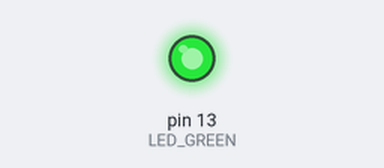
Bench run of a program on a simulated Arduino Uno, built with avr-gcc and run on an emulated ATmega328P. Parts: output pins drawn as LEDs (lit = HIGH).

Above: at 0.2 s.
At 31.2 s:
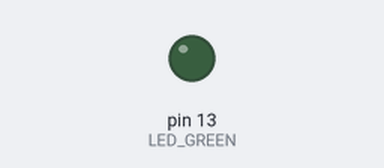
Timing chart, 0 to 32.5 s (numbered marks = the images above):
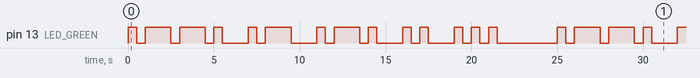

The program:

main.cpp
```cpp
// (licence header left out)
/* Defines -----------------------------------------------------------*/
#define LED_GREEN PB5   // PB5 is AVR pin where green on-board LED
                        // is connected
#define UNIT_DELAY  500 // time in milisenconds
#ifndef F_CPU
# define F_CPU 16000000 // CPU frequency in Hz required for delay funcs
#endif

/* Includes ----------------------------------------------------------*/
#include <avr/io.h>     // AVR device-specific IO definitions
#include <util/delay.h> // Functions for busy-wait delay loops

// -----
// This part is needed to use Arduino functions but also physical pin
// names. We are using Arduino-style just to simplify the first lab.
#include "Arduino.h"
#define PB5 13          // In Arduino world, PB5 is called "13"
// -----


/* Function definitions ----------------------------------------------*/
/**********************************************************************
 * Function: Main function where the program execution begins
 * Purpose:  Toggle one LED and use delay library.
 * Returns:  none
 **********************************************************************/
void space1(){
    _delay_ms(UNIT_DELAY);
}

void space3(){
    _delay_ms(UNIT_DELAY*3);
}

void wordSpace(){
    _delay_ms(UNIT_DELAY*7);
}

void dit(){
    digitalWrite(LED_GREEN, HIGH);
    space1();
    digitalWrite(LED_GREEN, LOW);
}

void dah(){
    digitalWrite(LED_GREEN, HIGH);
    space3();
    digitalWrite(LED_GREEN, LOW);
}

void p(){
    dit();
    space1();
    dah();
    space1();
    dah();
    space1();
    dit();
}

void a(){
    dit();
    space1();
    dah();
}

void r(){
    dit();
    space1();
    dah();
    space1();
    dit();
}

void i(){
    dit();
    space1();
    dit();
}

void s(){
    dit();
    space1();
    dit();
    space1();
    dit();
}

int main(void)
{
    // Set pin where on-board LED is connected as output
    pinMode(LED_GREEN, OUTPUT);
    // Infinite loop
    while (1)
    {
        // Generate a lettre `A` Morse code
        // WRITE YOUR CODE HERE
        p();
        space3();
        a();
        space3();
        r();
        space3();
        i();
        space3();
        s();
        wordSpace();
    }
    // Will never reach this
    return 0;
}
```

Measured:
- by itself, pin 13 (LED_GREEN): moves between LOW and HIGH, repeating every 25.0 s
- by itself, everything shown: repeats every 25.0 s, in 28 steps
